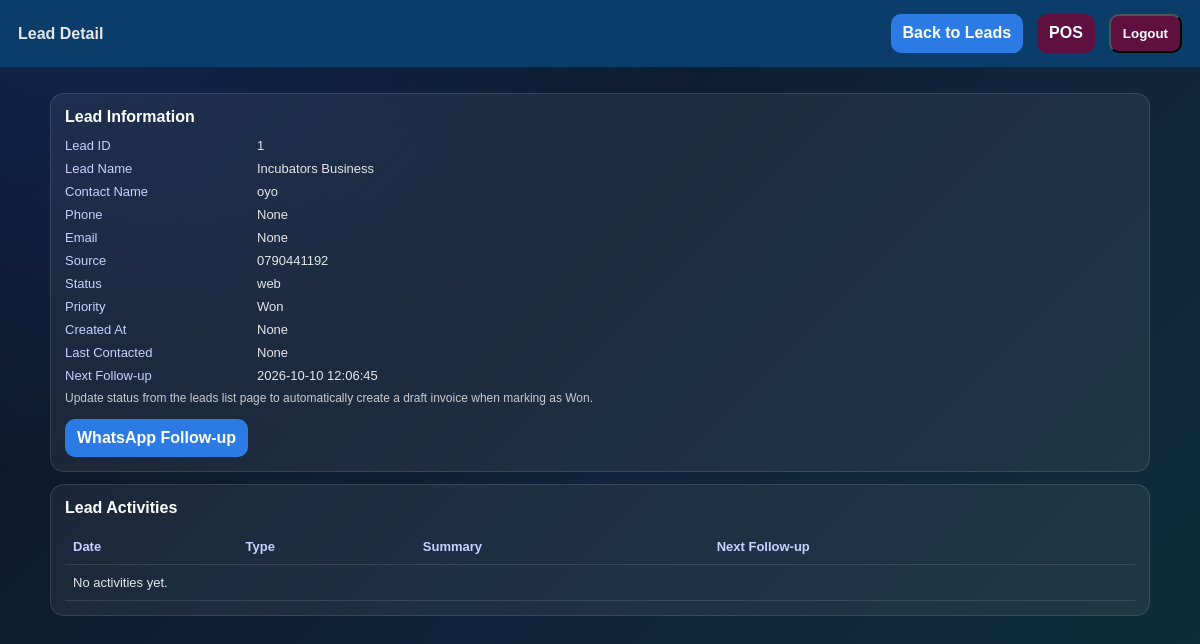
/leads/1 (signed in), run on the app's committed database.
### tables this page shows
CREATE TABLE leads (id INTEGER PRIMARY KEY, owner TEXT, business_type TEXT, lead_name TEXT, contact_name TEXT, email TEXT, phone TEXT, source TEXT, status TEXT, priority TEXT, notes TEXT, created_at TEXT DEFAULT (datetime('now')), last_contacted_at TEXT, next_follow_up_at TEXT);

### app.py (the view)
@app.route("/leads/<int:lead_id>")
def lead_detail(lead_id):
    if not require_login():
        return redirect("/")
    owner, _ = get_session_owner_bt()
    rows, _ = run_query("SELECT * FROM leads WHERE id=? AND owner=?", (lead_id, owner), fetch=True)
    if not rows:
        return redirect("/leads")
    acts, _ = run_query("SELECT * FROM lead_activities WHERE lead_id=? AND owner=? ORDER BY activity_at DESC", (lead_id, owner), fetch=True)
    return render_template("lead_detail.html", lead=rows[0], activities=acts)

### app.py (called while the page is built)
@app.after_request
def add_security_headers(response):
    response.headers["X-Content-Type-Options"] = "nosniff"
    response.headers["X-Frame-Options"] = "DENY"
    response.headers["Referrer-Policy"] = "strict-origin-when-cross-origin"
    if IS_PRODUCTION:
        response.headers["Strict-Transport-Security"] = "max-age=31536000"
    return response

def get_db():
    if 'db' not in g:
        if USE_POSTGRES:
            import psycopg2
            g.db = psycopg2.connect(DATABASE_URL)
        else:
            g.db = sqlite3.connect("sme.db", detect_types=sqlite3.PARSE_DECLTYPES)
            g.db.row_factory = sqlite3.Row
    return g.db

def run_query(q, params=(), fetch=False):
    db = get_db()
    if USE_POSTGRES:
        q = q.replace("?", "%s")
    cur = db.cursor()
    cur.execute(q, params)
    if fetch:
        return cur.fetchall(), None
    db.commit()
    return None, None

def require_login():
    return session.get("logged_in")

def get_session_owner_bt():
    return session.get("owner", "admin"), session.get("business_type", "Incubators Business")

def get_csrf_token():
    if "_csrf_token" not in session:
        session["_csrf_token"] = secrets.token_urlsafe(32)
    return session["_csrf_token"]

@app.before_request
def protect_state_changes():
    if request.method in {"POST", "PUT", "PATCH", "DELETE"} and not valid_csrf_token():
        if request.is_json:
            return jsonify({"error": "Invalid or missing CSRF token"}), 400
        abort(400, description="Invalid or missing CSRF token")

@app.context_processor
def inject_csrf_token():
    return {"csrf_token": get_csrf_token()}

### templates/lead_detail.html (shortened to what this page needs)
<!doctype html>
<html lang="en">
<head>
</head>
<body>
  <div class="topbar">
    <div class="brand">Lead Detail</div>
    <div class="nav">
      <a class="btn" href="/leads">Back to Leads</a>
      <a class="btn btn-secondary" href="/pos">POS</a>
      <form method="post" action="/logout" class="d-inline"><input type="hidden" name="csrf_token" value="{{ csrf_token }}"><button class="btn btn-secondary" type="submit">Logout</button></form>
    </div>
  </div>
  <div class="wrap">
    <div class="card">
      <h2>Lead Information</h2>
      <div class="kv">
        <div>Lead ID</div><div>{{ lead[0] }}</div>
        <div>Lead Name</div><div>{{ lead[2] }}</div>
        <div>Contact Name</div><div>{{ lead[3] }}</div>
        <div>Phone</div><div>{{ lead[5] }}</div>
        <div>Email</div><div>{{ lead[4] }}</div>
        <div>Source</div><div>{{ lead[6] }}</div>
        <div>Status</div><div>{{ lead[7] }}</div>
        <div>Priority</div><div>{{ lead[8] }}</div>
        <div>Created At</div><div>{{ lead[9] }}</div>
        <div>Last Contacted</div><div>{{ lead[10] }}</div>
        <div>Next Follow-up</div><div>{{ lead[11] }}</div>
      </div>
      <div class="muted">
        Update status from the leads list page to automatically create a draft invoice when marking as Won.
      </div>
      {% if lead[6] %}
      <div style="margin-top:14px;">
        <a class="btn" href="/leads/{{ lead[0] }}/whatsapp" target="_blank" rel="noopener">WhatsApp Follow-up</a>
      </div>
      {% endif %}
    </div>
    <div class="card">
      <h2>Lead Activities</h2>
      <table>
        <thead>
          <tr>
            <th>Date</th>
            <th>Type</th>
            <th>Summary</th>
            <th>Next Follow-up</th>
          </tr>
        </thead>
        <tbody>
          {% if activities %}
            {% for a in activities %}
              <tr>
                <td>{{ a[5] }}</td>
                <td>{{ a[2] }}</td>
                <td>{{ a[4] }}</td>
                <td>{{ a[6] }}</td>
              </tr>
            {% endfor %}
          {% else %}
            <tr><td colspan="4">No activities yet.</td></tr>
          {% endif %}
        </tbody>
      </table>
    </div>
  </div>
</body>
</html>

### templates/lead_detail.html (style rules this page uses)
body { font-family: Arial, sans-serif; margin:0; background:radial-gradient(ellipse at top left, rgba(37,99,235,.2), transparent 42%), linear-gradient(135deg,#0b1220 0%,#10233a 55%,#0f2f3b 100%); background-attachment:fixed; min-height:100vh; color:#e5e7eb; }
.topbar { padding:14px 18px; background:#0B3D6B; display:flex; align-items:center; justify-content:space-between; gap:12px; }
.brand { font-weight:900; }
.nav { display:flex; gap:14px; flex-wrap:wrap; justify-content:flex-end; }
.btn { display:inline-block; padding:10px 12px; border-radius:10px; background:#2C7BE5; color:#fff; font-weight:700; }
.btn-secondary { background:#5F0F40; }
a { color:#93c5fd; text-decoration:none; }
.wrap { padding:14px; max-width:1100px; margin:0 auto; }
.card { background:rgba(255,255,255,0.06); border:1px solid rgba(255,255,255,0.12); border-radius:14px; padding:14px; margin-top:12px; }
h2 { margin:0 0 12px; font-size:16px; color:#fff; }
.kv { display:grid; grid-template-columns: 180px 1fr; gap:8px 12px; font-size:13px; }
.kv div:nth-child(odd) { color:#c7d2fe; }
table { width:100%; border-collapse:collapse; margin-top:10px; }
th, td { padding:10px 8px; border-bottom:1px solid rgba(255,255,255,0.12); font-size:13px; }
th { text-align:left; color:#c7d2fe; }
.muted { opacity:0.85; font-size:12px; margin-top:8px; }

### data on the page
leads: id "1", business_type "Incubators Business", lead_name "oyo", phone "0790441192", source "web", status "Won", created_at "2026-10-10 12:06:45"

### other printed values
{{ lead[5] }} "None"
{{ lead[4] }} "None"
{{ lead[9] }} "None"
{{ lead[10] }} "None"
